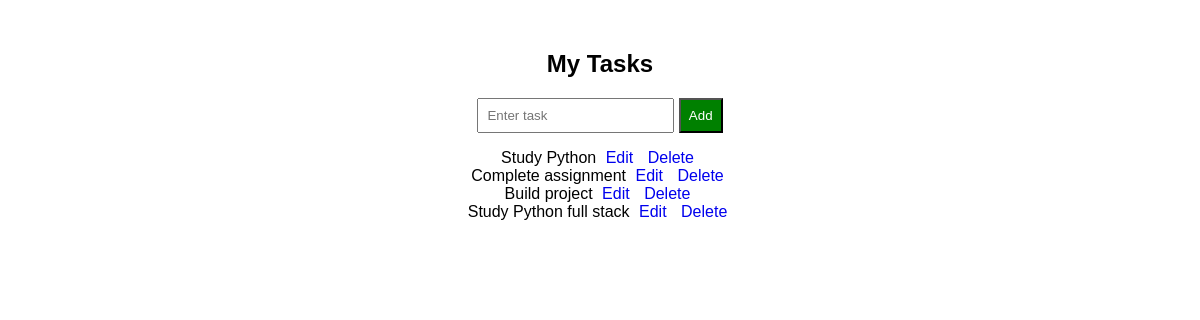
Before: / with the older database file.
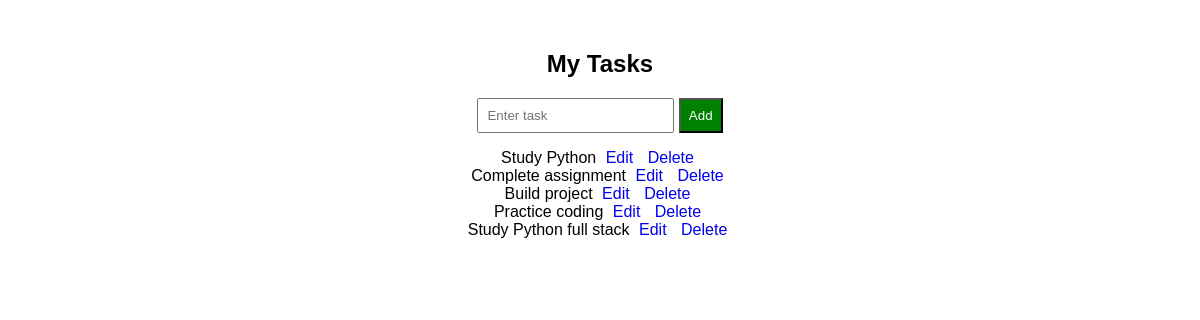
After: the same page with the newer database file.
### tables this page shows
CREATE TABLE tasks (
        id INTEGER PRIMARY KEY AUTOINCREMENT,
        task TEXT
    );

### app.py (the view, shortened to what this page needs)
@app.route("/", methods=["GET", "POST"])
def index():
    conn = sqlite3.connect("tasks.db")
    c = conn.cursor()
    c.execute("SELECT * FROM tasks")
    tasks = c.fetchall()
    conn.close()
    return render_template("index.html", tasks=tasks)

### templates/index.html (shortened to what this page needs)
<!DOCTYPE html>
<html>
<head>
</head>
<body>
<h2>My Tasks</h2>
<form method="POST">
    <input type="text" name="task" placeholder="Enter task">
    <button type="submit">Add</button>
</form>
<ul>
   {% for task in tasks %}
        <li>
            {{ task[1] }}
            <a href="/edit/{{ task[0] }}">Edit</a>
            <a href="/delete/{{ task[0] }}">Delete</a>
        </li>
    {% endfor %}
</ul>
</body>
</html>

### templates/index.html (style rules this page uses)
body { font-family: Arial; text-align: center; margin-top: 50px; }
input { padding: 8px; }
button { padding: 8px; background-color: green; color: white; }
a { margin: 5px; text-decoration: none; }
ul { list-style-type: none; padding: 0; }

Changed rows visible on the page:
added tasks: task "Practice coding"
